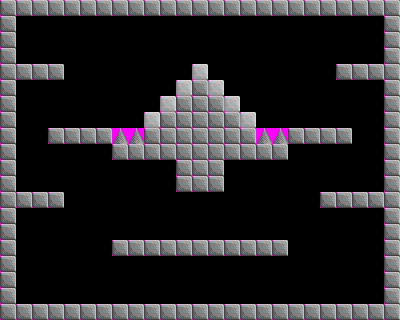

Tiled map render using the project's own tile images. Description and the whole map definition, tile-layer contents included, below:
An orthogonal 25x20 tile map with 16x16 px tiles, 3 tile layers (main, back, front) and 4 objects (2x laserturret, player_spawn, floppy).

<map version="1.0" orientation="orthogonal" width="25" height="20" tilewidth="16" tileheight="16">
 <properties>
  <property name="backgroundColor" value="0x606060" />
  <property name="maxTime" value="60" />
 </properties>
 <tileset firstgid="1" source="tileset.tsx" />
 <layer name="main" width="25" height="20">
  <data encoding="csv">
49,49,49,49,49,49,49,49,49,49,49,49,49,49,49,49,49,49,49,49,49,49,49,49,49,
49,0,0,0,0,0,0,0,0,0,0,0,0,0,0,0,0,0,0,0,0,0,0,0,49,
49,0,0,0,0,0,0,0,0,0,0,0,0,0,0,0,0,0,0,0,0,0,0,0,49,
49,0,0,0,0,0,0,0,0,0,0,0,0,0,0,0,0,0,0,0,0,0,0,0,49,
49,49,49,49,0,0,0,0,0,0,0,0,51,0,0,0,0,0,0,0,0,49,49,49,49,
49,0,0,0,0,0,0,0,0,0,0,51,49,51,0,0,0,0,0,0,0,0,0,0,49,
49,0,0,0,0,0,0,0,0,0,51,49,49,49,51,0,0,0,0,0,0,0,0,0,49,
49,0,0,0,0,0,0,0,0,51,49,49,49,49,49,51,0,0,0,0,0,0,0,0,49,
49,0,0,49,49,49,49,50,50,49,49,49,49,49,49,49,50,50,49,49,49,49,0,0,49,
49,0,0,0,0,0,0,49,49,49,49,49,49,49,49,49,49,49,0,0,0,0,0,0,49,
49,0,0,0,0,0,0,0,0,0,0,49,49,49,0,0,0,0,0,0,0,0,0,0,49,
49,0,0,0,0,0,0,0,0,0,0,49,49,49,0,0,0,0,0,0,0,0,0,0,49,
49,49,49,49,0,0,0,0,0,0,0,0,0,0,0,0,0,0,0,0,49,49,49,49,49,
49,0,0,0,0,0,0,0,0,0,0,0,0,0,0,0,0,0,0,0,0,0,0,0,49,
49,0,0,0,0,0,0,0,0,0,0,0,0,0,0,0,0,0,0,0,0,0,0,0,49,
49,0,0,0,0,0,0,49,49,49,49,49,49,49,49,49,49,49,0,0,0,0,0,0,49,
49,0,0,0,0,0,0,0,0,0,0,0,0,0,0,0,0,0,0,0,0,0,0,0,49,
49,0,0,0,0,0,0,0,0,0,0,0,0,0,0,0,0,0,0,0,0,0,0,0,49,
49,0,0,0,0,0,0,0,0,0,0,0,0,0,0,0,0,0,0,0,0,0,0,0,49,
49,49,49,49,49,49,49,49,49,49,49,49,49,49,49,49,49,49,49,49,49,49,49,49,49
</data>
 </layer>
 <layer name="back" width="25" height="20">
  <data encoding="csv">
0,0,0,0,0,0,0,0,0,0,0,0,0,0,0,0,0,0,0,0,0,0,0,0,0,
0,0,0,0,0,0,0,0,0,0,0,0,0,0,0,0,0,0,0,0,0,0,0,0,0,
0,0,0,0,0,0,0,0,0,0,0,0,0,0,0,0,0,0,0,0,0,0,0,0,0,
0,0,0,0,0,0,0,0,0,0,0,0,0,0,0,0,0,0,0,0,0,0,0,0,0,
0,0,0,0,0,0,0,0,0,0,0,0,0,0,0,0,0,0,0,0,0,0,0,0,0,
0,0,0,0,0,0,0,0,0,0,0,0,0,0,0,0,0,0,0,0,0,0,0,0,0,
0,0,0,0,0,0,0,0,0,0,0,0,0,0,0,0,0,0,0,0,0,0,0,0,0,
0,0,0,0,0,0,0,0,0,0,0,0,0,0,0,0,0,0,0,0,0,0,0,0,0,
0,0,0,0,0,0,0,0,0,0,0,0,0,0,0,0,0,0,0,0,0,0,0,0,0,
0,0,0,0,0,0,0,0,0,0,0,0,0,0,0,0,0,0,0,0,0,0,0,0,0,
0,0,0,0,0,0,0,0,0,0,0,0,0,0,0,0,0,0,0,0,0,0,0,0,0,
0,0,0,0,0,0,0,0,0,0,0,0,0,0,0,0,0,0,0,0,0,0,0,0,0,
0,0,0,0,0,0,0,0,0,0,0,0,0,0,0,0,0,0,0,0,0,0,0,0,0,
0,0,0,0,0,0,0,0,0,0,0,0,0,0,0,0,0,0,0,0,0,0,0,0,0,
0,0,0,0,0,0,0,0,0,0,0,0,0,0,0,0,0,0,0,0,0,0,0,0,0,
0,0,0,0,0,0,0,0,0,0,0,0,0,0,0,0,0,0,0,0,0,0,0,0,0,
0,0,0,0,0,0,0,0,0,0,0,0,0,0,0,0,0,0,0,0,0,0,0,0,0,
0,0,0,0,0,0,0,0,0,0,0,0,0,0,0,0,0,0,0,0,0,0,0,0,0,
0,0,0,0,0,0,0,0,0,0,0,0,0,0,0,0,0,0,0,0,0,0,0,0,0,
0,0,0,0,0,0,0,0,0,0,0,0,0,0,0,0,0,0,0,0,0,0,0,0,0
</data>
 </layer>
 <layer name="front" width="25" height="20">
  <data encoding="csv">
0,0,0,0,0,0,0,0,0,0,0,0,0,0,0,0,0,0,0,0,0,0,0,0,0,
0,0,0,0,0,0,0,0,0,0,0,0,0,0,0,0,0,0,0,0,0,0,0,0,0,
0,0,0,0,0,0,0,0,0,0,0,0,0,0,0,0,0,0,0,0,0,0,0,0,0,
0,0,0,0,0,0,0,0,0,0,0,0,0,0,0,0,0,0,0,0,0,0,0,0,0,
0,0,0,0,0,0,0,0,0,0,0,0,0,0,0,0,0,0,0,0,0,0,0,0,0,
0,0,0,0,0,0,0,0,0,0,0,0,0,0,0,0,0,0,0,0,0,0,0,0,0,
0,0,0,0,0,0,0,0,0,0,0,0,0,0,0,0,0,0,0,0,0,0,0,0,0,
0,0,0,0,0,0,0,0,0,0,0,0,0,0,0,0,0,0,0,0,0,0,0,0,0,
0,0,0,0,0,0,0,0,0,0,0,0,0,0,0,0,0,0,0,0,0,0,0,0,0,
0,0,0,0,0,0,0,0,0,0,0,0,0,0,0,0,0,0,0,0,0,0,0,0,0,
0,0,0,0,0,0,0,0,0,0,0,0,0,0,0,0,0,0,0,0,0,0,0,0,0,
0,0,0,0,0,0,0,0,0,0,0,0,0,0,0,0,0,0,0,0,0,0,0,0,0,
0,0,0,0,0,0,0,0,0,0,0,0,0,0,0,0,0,0,0,0,0,0,0,0,0,
0,0,0,0,0,0,0,0,0,0,0,0,0,0,0,0,0,0,0,0,0,0,0,0,0,
0,0,0,0,0,0,0,0,0,0,0,0,0,0,0,0,0,0,0,0,0,0,0,0,0,
0,0,0,0,0,0,0,0,0,0,0,0,0,0,0,0,0,0,0,0,0,0,0,0,0,
0,0,0,0,0,0,0,0,0,0,0,0,0,0,0,0,0,0,0,0,0,0,0,0,0,
0,0,0,0,0,0,0,0,0,0,0,0,0,0,0,0,0,0,0,0,0,0,0,0,0,
0,0,0,0,0,0,0,0,0,0,0,0,0,0,0,0,0,0,0,0,0,0,0,0,0,
0,0,0,0,0,0,0,0,0,0,0,0,0,0,0,0,0,0,0,0,0,0,0,0,0
</data>
 </layer>
 <objectgroup name="objects" width="25" height="20">
  <object name="player_spawn" x="48" y="288" width="16" height="16" />
  <object name="floppy" x="192" y="48" width="16" height="16" />
  <object name="laserturret" x="32" y="48" width="16" height="16">
   <properties>
    <property name="orientation" value="right" />
   </properties>
  </object>
  <object name="laserturret" x="352" y="48" width="16" height="16">
   <properties>
    <property name="orientation" value="left" />
   </properties>
  </object>
 </objectgroup>
</map>